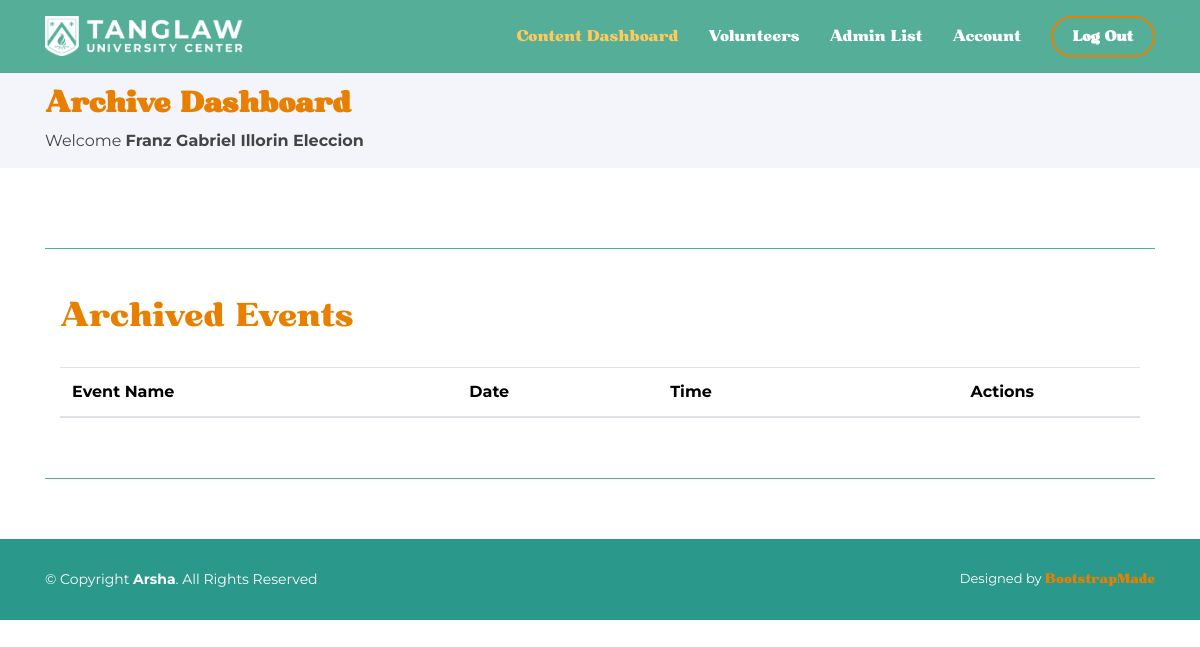
The app's page /admin/archive.php (signed in), older data.
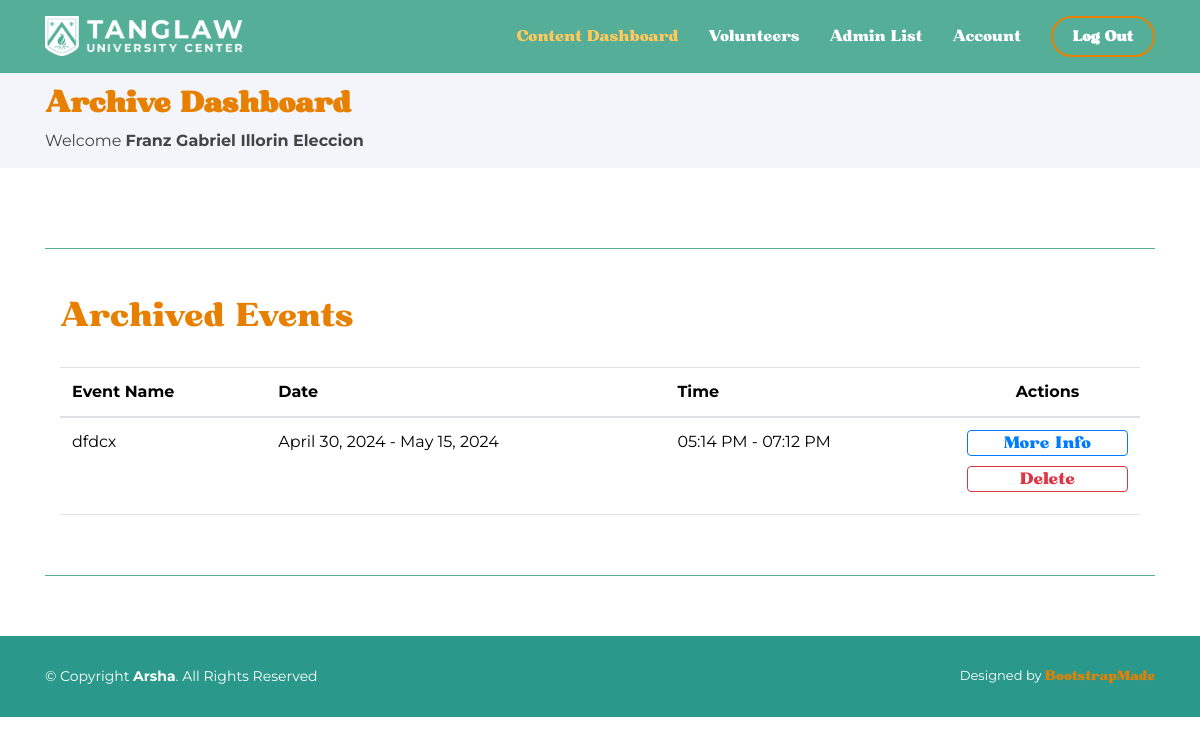
The same page, newer data.
### tables this page shows
CREATE TABLE `archived_events` (
  `event_image` longblob NOT NULL,
  `event_name` varchar(255) NOT NULL,
  `event_location` varchar(255) NOT NULL,
  `event_contact_person` varchar(255) NOT NULL,
  `event_contact` varchar(11) NOT NULL,
  `event_date_start` date NOT NULL,
  `event_date_end` date NOT NULL,
  `event_time_start` time NOT NULL,
  `event_time_end` time NOT NULL,
  `event_content` mediumtext NOT NULL,
  `event_id` int(11) NOT NULL
);

### admin/archive.php (the view, shortened to what this page needs)
<?php
    if (!isset($_SESSION["admin"])) {
        header("Location: ../authentication/adminLogin.php");
    }  else {
        $admin = $_SESSION["admin"];
        $admin_fullname = $admin["admin_fullname"];
    }
?>
<!DOCTYPE html>
<html lang="en">
<head>
  <link href="../assets/vendor/aos/aos.css" rel="stylesheet">
  <link href="../assets/vendor/bootstrap/css/bootstrap.min.css" rel="stylesheet">
  <link href="../assets/vendor/bootstrap-icons/bootstrap-icons.css" rel="stylesheet">
  <link href="../assets/vendor/boxicons/css/boxicons.min.css" rel="stylesheet">
  <link href="../assets/vendor/glightbox/css/glightbox.min.css" rel="stylesheet">
  <link href="../assets/vendor/remixicon/remixicon.css" rel="stylesheet">
  <link href="../assets/vendor/swiper/swiper-bundle.min.css" rel="stylesheet">
  <link rel="stylesheet" href="https://stackpath.bootstrapcdn.com/bootstrap/4.5.2/css/bootstrap.min.css">
  <link href="../assets/css/style.css" rel="stylesheet">
  <link href="../assets/css/font.css" rel="stylesheet">
</head>
<?php
    require_once("../db-connector.php");
    $query = "SELECT * FROM archived_events";
    $stmt = $pdo_obj->query($query);
    $events = $stmt->fetchAll(PDO::FETCH_ASSOC);
?>
<body>
  <header id="header" class="fixed-top header-inner-pages">
    <div class="container d-flex align-items-center">
    <a href="adminHome.php" class="logo me-auto"><img src="../assets/img/logo.png" alt="" class="img-fluid"></a>
      <nav id="navbar" class="navbar">
      <ul>
        <li><a class="nav-link scrollto active" href="adminHome.php">Content Dashboard</a></li>
        <li><a class="nav-link scrollto" href="userDashboard.php">Volunteers</a></li>
        <li><a class="nav-link scrollto" href="allAdmin.php">Admin List</a></li>
        <li><a class="nav-link scrollto" href="adminProfile.php">Account</a></li>
        <li><a class="login" href="../authentication/adminLogout.php">Log Out</a></li>
      </ul>
      </nav>
    </div>
  </header>
  <main id="main">
    <section id="breadcrumbs" class="breadcrumbs">
      <div class="container">
        <h2 class="header-text-2">Archive Dashboard</h2>
        <?php
            echo "Welcome <b>".$admin_fullname."</b>";
        ?>
      </div>
    </section>
    <section class="inner-page">
      <div class="container">
      <div class="line"></div>
    <div class="container table-container">
<br>
<br>
  <div class="d-flex justify-content-between align-items-center">
    <h2 style="color:#e78000">Archived Events</h2>
  </div>
  <br>
  <table style="margin-bottom:60px;" class="table">
    <thead>
      <tr>
        <th>Event Name</th>
        <th>Date</th>
        <th>Time</th>
        <th style="text-align: center;">Actions</th>
      </tr>
    </thead>
    <tbody>
      <?php foreach ($events as $event): ?>
        <tr>
          <td><?php echo $event['event_name']; ?></td>
          <td><?php echo date("F j, Y", strtotime($event['event_date_start'])); ?> - <?php echo date("F j, Y", strtotime($event['event_date_end'])); ?></td>
          <td><?php echo date("h:i A", strtotime($event['event_time_start'])); ?> - <?php echo date("h:i A", strtotime($event['event_time_end'])); ?></td>
          <td>
          <a href="../content-details.php?id=<?php echo $event['event_id']; ?>&type=archive"><button style="margin-bottom:10px; display: flex; justify-content: center; align-items: center;" class="btn btn-outline-primary dash-button">More Info</button></a>
          <a href="deleteContent.php?id=<?php echo $event['event_id']; ?>&type=archive" onclick="return confirm('Are you sure you want to delete this content?');">
            <button style="margin-bottom:10px; display: flex; justify-content: center; align-items: center;" class="btn btn-outline-danger dash-button">Delete</button>
          </a>
          </td>
        </tr>
      <?php endforeach; ?>
    </tbody>
  </table>
</div>
      <div class="line"></div>
      </div>
    </section>
  </main>
  <footer id="footer">
    <div class="container footer-bottom clearfix">
      <div class="copyright">
        &copy; Copyright <strong><span>Arsha</span></strong>. All Rights Reserved
      </div>
      <div class="credits">
        Designed by <a href="https://bootstrapmade.com/">BootstrapMade</a>
      </div>
    </div>
  </footer>
</body>
</html>

Row changes from the older to the newer data that the page shows:
added archived_events: event_name "dfdcx", event_date_start "April 30, 2024", event_date_end "May 15, 2024", event_time_start "05:14 PM", event_time_end "07:12 PM"
